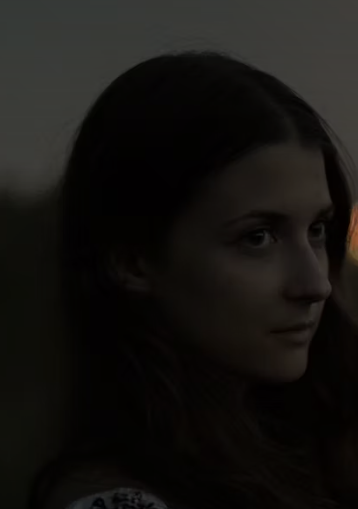
#> input picture Thiet_ke_thuat_toan/dark_image.png, 358 x 509 px
$ jupyter execute gamma_correction.ipynb
#> lines starting #> are read from the running program, lines starting #| are printed output that depends on the picture
# 📌 Gamma Correction – Điều chỉnh Gamma trong xử lý ảnh

---

## 1️⃣ Gamma là gì?

Gamma (γ) là một tham số kiểm soát độ sáng và độ tương phản của hình ảnh bằng cách thay đổi cách ánh sáng được ánh xạ từ đầu vào sang đầu ra.

### 🔹 Công thức Gamma Correction:
$$
I_{\text{new}} = 255 \times \left( \frac{I_{\text{old}}}{255} \right)^{\frac{1}{\gamma}}
$$

- $I_{\text{old}}$ là giá trị pixel ban đầu (0-255).
- $I_{\text{new}}$ là giá trị pixel sau khi áp dụng gamma correction.
- $\gamma$ là giá trị gamma.

---

## 2️⃣ Ảnh hưởng của Gamma Correction

- Nếu **$\gamma > 1$** → Ảnh sẽ **sáng hơn**.
- Nếu **$\gamma < 1$** → Ảnh sẽ **tối hơn**.

Ví dụ:

| Giá trị Gamma | Ảnh đầu ra |
|--------------|------------|
| **$\gamma = 0.5$** | Ảnh tối hơn |
| **$\gamma = 1$** | Không thay đổi |
| **$\gamma = 2.2$** | Ảnh sáng hơn |

---

## 3️⃣ Code Python minh họa Gamma Correction

[cell 1]
import cv2
import numpy as np
import matplotlib.pyplot as plt

# Hàm điều chỉnh Gamma Correction
def adjust_gamma(image, gamma=1.0):
    inv_gamma = 1.0 / gamma
    table = np.array([(i / 255.0) ** inv_gamma * 255 for i in range(256)]).astype("uint8")
    return cv2.LUT(image, table)

# Đọc ảnh gốc (cần có sẵn file ảnh)
image = cv2.imread("dark_image.png")
#> image is the input picture: shape (509, 358, 3); mean B, G, R 17.8, 20.3, 22
image = cv2.cvtColor(image, cv2.COLOR_BGR2RGB)  # Chuyển ảnh từ BGR sang RGB để hiển thị đúng màu

# Áp dụng Gamma Correction
gamma_corrected = adjust_gamma(image, gamma=2.2)
#> in adjust_gamma, `return cv2.LUT(image, table)`:
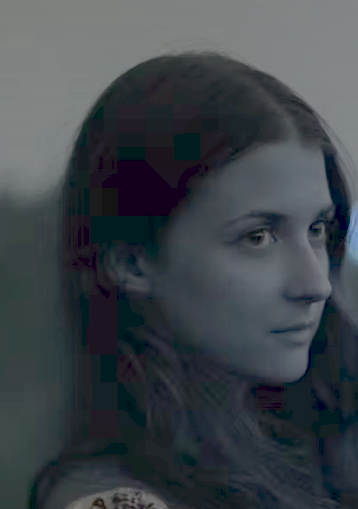
#> returned value: shape (509, 358, 3); mean of channels 0, 1, 2 73.4, 68.2, 61.5; drawn as B, G, R

# Hiển thị ảnh gốc và ảnh đã xử lý
plt.figure(figsize=(10, 5))

plt.subplot(1, 2, 1)
plt.imshow(image)
plt.title("Ảnh Gốc")
plt.axis("off")

plt.subplot(1, 2, 2)
plt.imshow(gamma_corrected)
plt.title("Ảnh Sau Gamma Correction")
plt.axis("off")

plt.show()
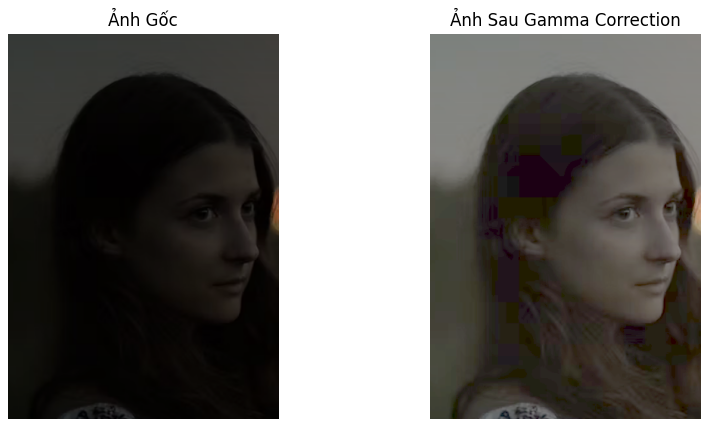
#> figure drawn by matplotlib, 2 panels
